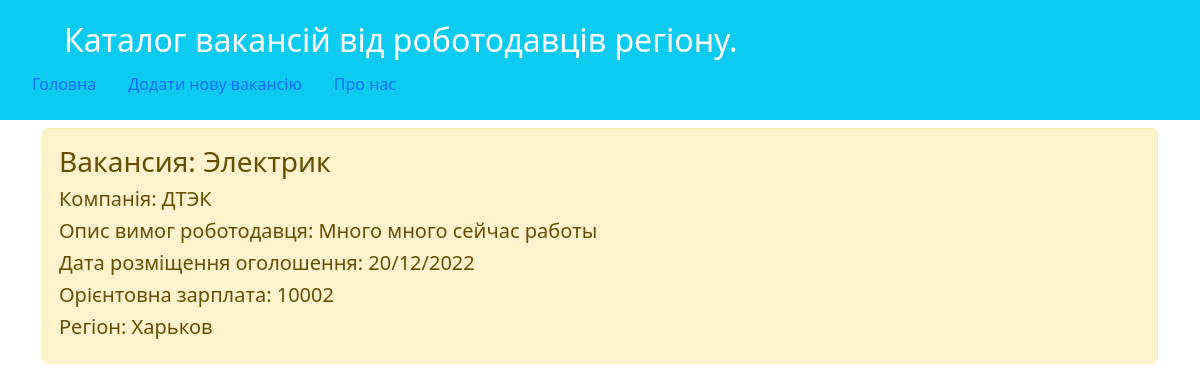
Page /vacancy/3/view/ on the committed database.
### main/models.py (models this page shows, shortened)
class Vacancy(models.Model):
    Jobtitle = models.CharField('Посада',max_length=100)
    Company = models.CharField('Компания',max_length=50)
    Discription = models.TextField('Опис', )
    JobDate = models.CharField ('Дата', max_length=10)
    Salary = models.IntegerField('Заробiтна плата')
    Region = models.CharField('Регiон',max_length=30)
    class Meta:
        verbose_name = 'Записи о вакансиях'
        verbose_name_plural = 'Записи о вакансиях'

### main/views.py (the view)
# urls.py: path('vacancy/<int:id>/view/', views.vacancy_view, name='vacancy_view'),
def vacancy_view(request, id=1):
    OneJob = Vacancy.objects.get(id=id)
    return render(request, "main/vacancy_view.html", {'title': 'Перегляд оголошення', 'OneJob': OneJob})

### main/templates/main/vacancy_view.html (shortened to what this page needs)
{% extends 'main/base.html' %}
{% block content %}
    <div class = "alert alert-warning mt-2">
        <h3>Вакансия: {{ OneJob.Jobtitle }}</h3>
        <h5>Компанiя: {{ OneJob.Company }}</h5>
        <h5>Опис вимог роботодавця: {{ OneJob.Discription }}</h5>
        <h5>Дата розмiщення оголошення: {{ OneJob.JobDate }}</h5>
        <h5>Орієнтовна зарплата: {{ OneJob.Salary }}</h5>
        <h5>Регiон: {{ OneJob.Region }}</h5>
    </div>
{% endblock %}

### rows in the picture
Vacancy: Jobtitle "Электрик", Company "ДТЭК", Discription "Много много сейчас работы", JobDate "20/12/2022", Salary "10002", Region "Харьков"
